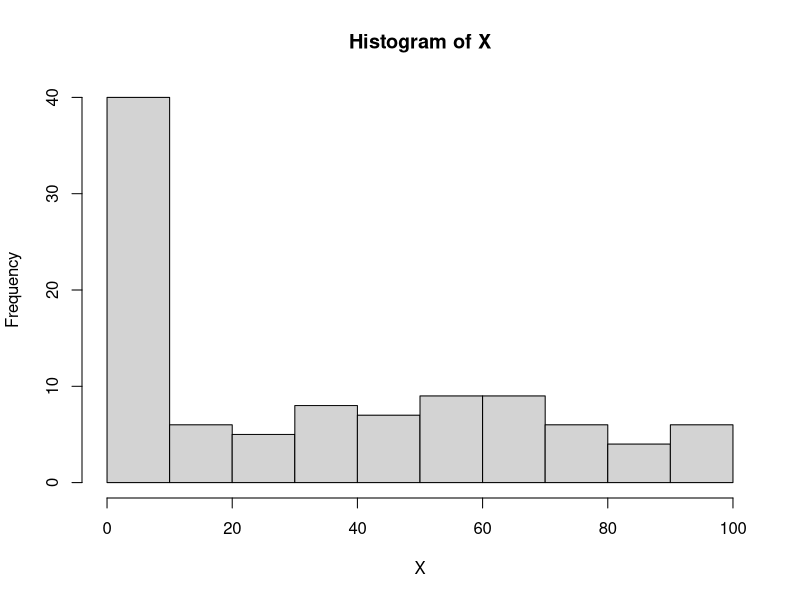

This figure's R source:
#Algoritmo de simulação de X~Poi(λ)

#Assigning Parameters

i=0
j=1
n=100
λ=0.8
p=exp(-λ)
F_=p
X=numeric(n)

#Calculating P(Poi(λ)=i) Values

for(i in 0:n)
  
{
  U_0 <- runif(1,min=0,max=1)
  
  if(U_0<F_)
    
  {
    X[j]=i
    
    j=j+1
    
    p=(λ*p)/(i+1)
    
    F_=F_+p
  }
 
  next
  
}

mean(X)

hist(X,plot = TRUE)
